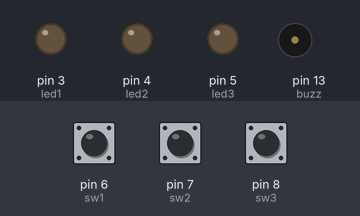
A sketch run on a simulated Arduino Uno, built with avr-gcc and run on an emulated ATmega328P. On the bench: output pins drawn as LEDs (lit = HIGH), buzzer (waves = sounding). The inputs (shaded band) are chosen by the test bench; at power-on: pin 6 (sw1) HIGH, pin 7 (sw2) HIGH, pin 8 (sw3) HIGH.

Above: at 1.2 s.
1.3 s: pin 6 (sw1) pulled LOW for 0.15 s
At 1.37 s:
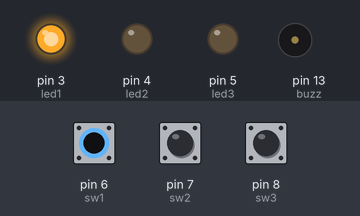
2.9 s: pin 7 (sw2) pulled LOW for 0.15 s
At 2.97 s:
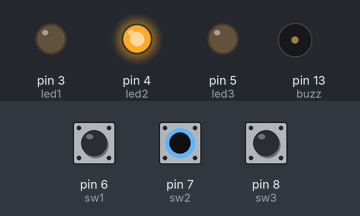
4.5 s: pin 8 (sw3) pulled LOW for 0.15 s
At 4.57 s:
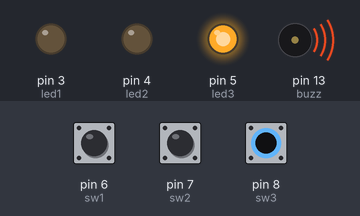
6.1 s: pin 8 (sw3) pulled LOW for 3.2 s
At 9.6 s:
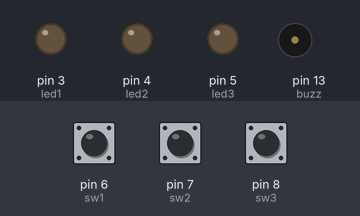
10.8 s: pin 6 (sw1) pulled LOW for 3.2 s
At 11.9 s:
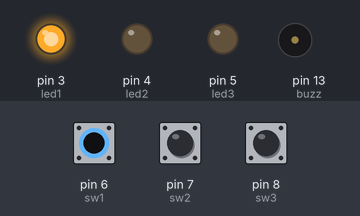
15.5 s: pin 6 (sw1) driven LOW and pin 7 (sw2) driven LOW
At 16.9 s:
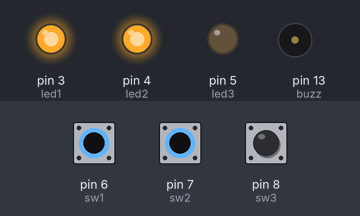
Timing chart, 0 to 18.5 s (numbered marks = the images above; inputs shaded):
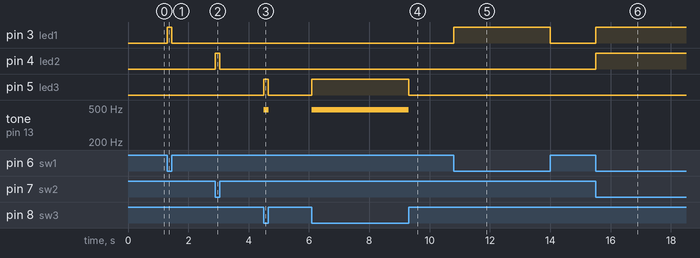

Measured:
- after the input at 1.3 s, pin 3 (led1): LOW → HIGH at once, → LOW 0.15 s later
- after the input at 2.9 s, pin 4 (led2): LOW → HIGH at once, → LOW 0.15 s later
- after the input at 4.5 s, pin 5 (led3): LOW → HIGH at once, → LOW 0.15 s later; tone on pin 13 (buzz): silent → 476 Hz at once, → silent 0.15 s later
- after the input at 6.1 s, pin 5 (led3): LOW → HIGH at once, → LOW 3.2 s later; tone on pin 13 (buzz): silent → 476 Hz at once, → silent 3.2 s later
- after the input at 10.8 s, pin 3 (led1): LOW → HIGH at once, → LOW 3.2 s later
- after the input at 15.5 s, pin 3 (led1), pin 4 (led2): LOW → HIGH at once

The sketch:

Piano.ino
```cpp
int led1 = 3;
int sw1= 6;
int led2 = 4;
int sw2 = 7;
int led3 = 5;
int sw3 = 8;
int buzz =13;
void setup(){
pinMode(buzz, OUTPUT);
pinMode(led1, OUTPUT);
pinMode(sw1, INPUT_PULLUP);
pinMode(led2, OUTPUT);
pinMode(sw2, INPUT_PULLUP);
pinMode(led3, OUTPUT);
pinMode(sw3, INPUT_PULLUP);

}

void loop(){
if (digitalRead(sw1) == 0){
 tone(buzz, 346);

  digitalWrite(led1, HIGH);
}

else{
  digitalWrite(led1, LOW);
  noTone(buzz);
}


if (digitalRead(sw2) == 0){
 tone(buzz, 168);


  digitalWrite(led2, HIGH);
}

else{
  digitalWrite(led2, LOW);
  noTone(buzz);
}


if (digitalRead(sw3) == 0){
 tone(buzz, 476);


  digitalWrite(led3, HIGH);
}

else{
  digitalWrite(led3, LOW);
  noTone(buzz);
}

}
```
